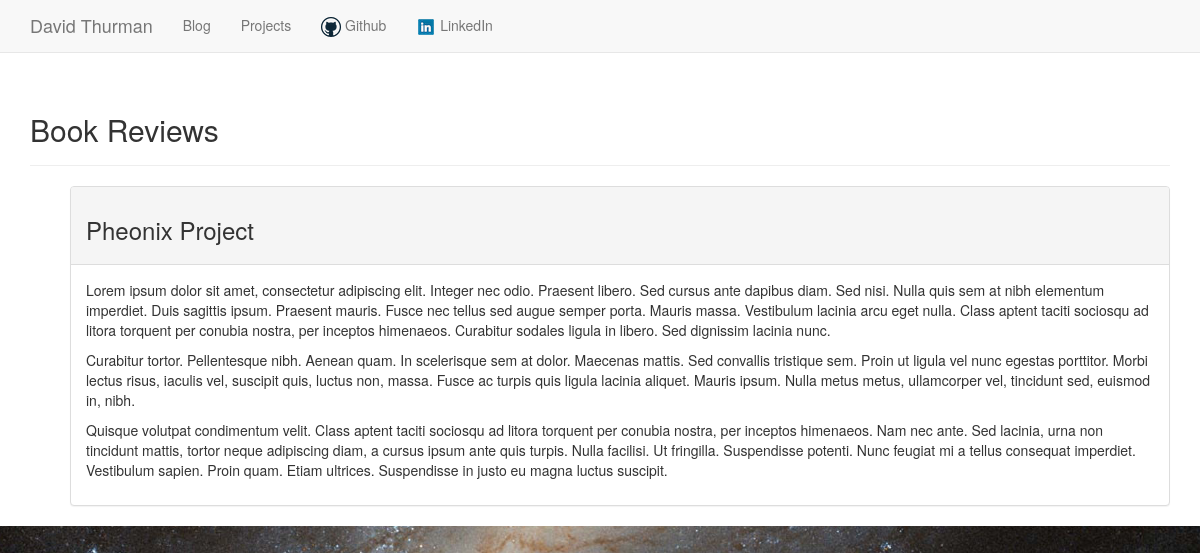
/topics/1/, run on the app's committed database.
### blog/models.py (models this page shows, shortened)
class Topic(models.Model):
	text = models.CharField(max_length = 200)
	date_added = models.DateTimeField(auto_now_add = True)
	def __str__(self):
		return self.text

class Entry(models.Model):
	topic = models.ForeignKey(Topic)
	title = models.TextField(default="Title")
	text = models.TextField()
	date_added = models.DateTimeField(auto_now_add = True)
	class Meta:
		verbose_name_plural = 'entries'

### blog/views.py (the view)
# urls.py: url(r'^topics/(?P<topic_id>\d+)/$', views.topic, name = 'topic'),
def topic(request, topic_id):
	topic = Topic.objects.get(id = topic_id)
	entries = topic.entry_set.order_by('-date_added')
	context = {'topic': topic, 'entries': entries}
	return render(request, 'blog/topic.html', context)

### blog/templates/blog/topic.html
{% extends 'blog/base.html' %}
{% block header %}
	<h2>{{ topic }}</h2>
{% endblock header %}
{% block content %}
	<ul>
		{% for entry in entries %}
			<div class="panel panel-default">
				<div class="panel-heading">
					<h3>
						{{ entry.title }}
					</h3>
				</div>
				<div class="panel-body">
					{{ entry.text|linebreaks }}
				</div>
			</div>
		{% empty %}
			There are no entries for this topic yet.
		{% endfor %}
	</ul>
{% endblock content %}

### blog/static/css/index.css (style rules this page uses)
html { background: url(images/background.jpg) no-repeat center center fixed; -webkit-background-size: cover; -moz-background-size: cover; -o-background-size: cover; background-size: cover; }

### data on the page
Topic: text "Book Reviews"
Entry: title "Pheonix Project", text "Lorem ipsum dolor sit amet, consectetur adipiscing elit. Integer nec odio. Praesent libero. Sed cursus ante dapibus diam. Sed nisi. Nulla quis sem at nibh elementum imperdiet. Duis sagittis ipsum. Praesent mauris. Fusce nec tellus sed augue semper porta. Mauris massa. Vestibulum lacinia arcu eget nulla. Class aptent taciti sociosqu ad litora torquent per conubia nostra, per inceptos himenaeos. Curabitur sodales ligula in libero. Sed dignissim lacinia nunc. Curabitur tortor. Pellentesque nibh. Aenean quam. In scelerisque sem at dolor. Maecenas mattis. Sed convallis tristique sem. Proin ut ligula vel nunc egestas porttitor. Morbi lectus risus, iaculis vel, suscipit quis, luctus non, massa.…"
